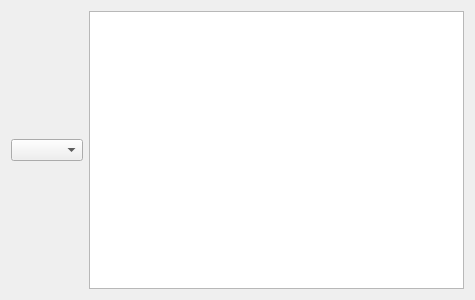
<?xml version="1.0" encoding="UTF-8"?>
<ui version="4.0">
 <class>DenMap</class>
 <widget class="QWidget" name="DenMap">
  <property name="geometry">
   <rect>
    <x>0</x>
    <y>0</y>
    <width>475</width>
    <height>300</height>
   </rect>
  </property>
  <property name="windowTitle">
   <string>Form</string>
  </property>
  <layout class="QGridLayout" name="gridLayout">
   <item row="0" column="0">
    <widget class="QComboBox" name="comboBoxDen"/>
   </item>
   <item row="0" column="1">
    <widget class="QGraphicsView" name="graphicsViewMap"/>
   </item>
  </layout>
 </widget>
 <resources/>
 <connections/>
</ui>
